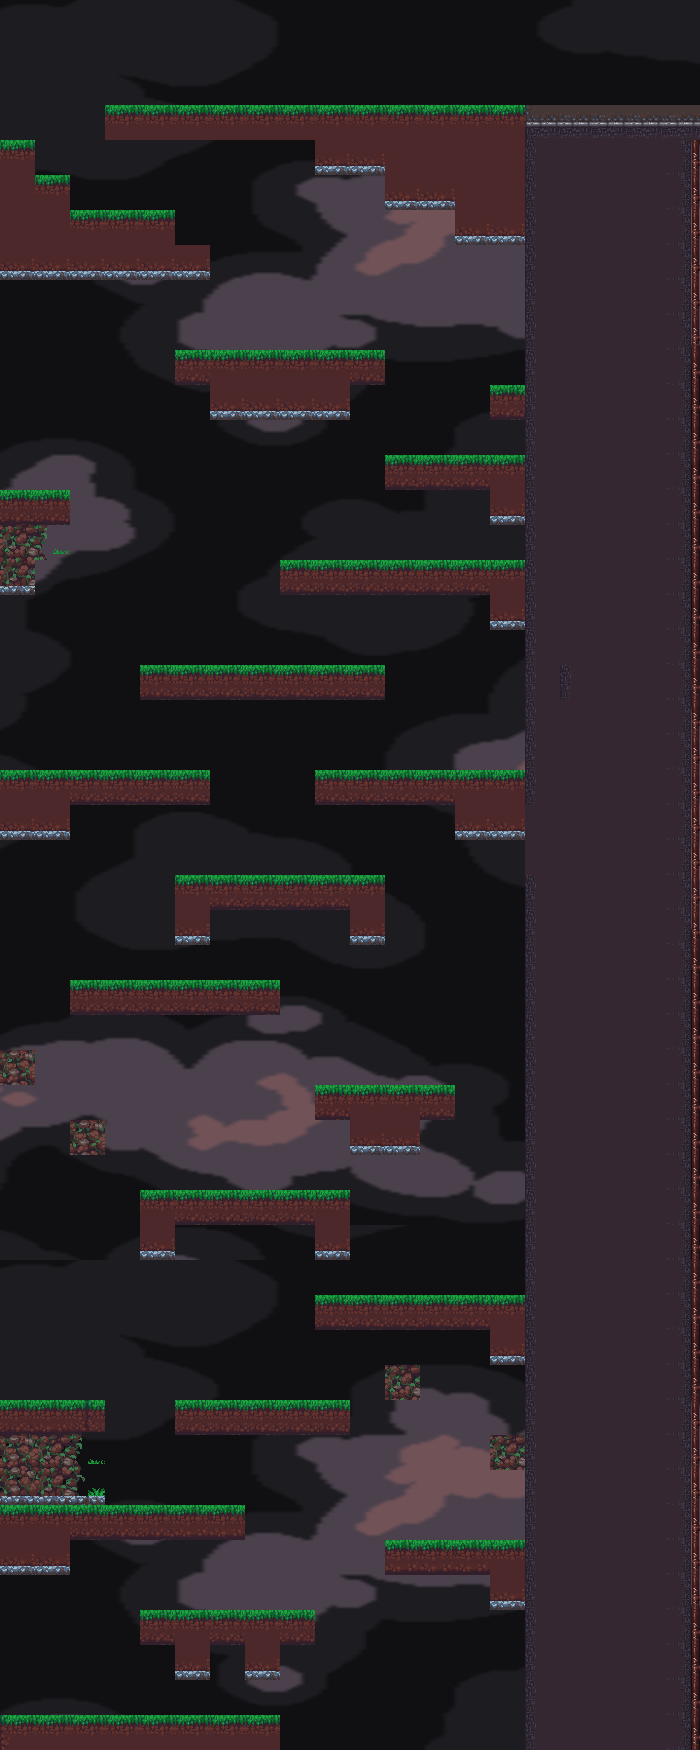

The image is a tile-based game level rendered from a .tmx file. Its description and source (layers, tilesets, objects; grid data summarised) follow:
An orthogonal 20x50 tile map with 35x35 px tiles, 2 tile layers (background, collision), 2 tilesets and 49 objects (18x coin, 12x ground_enemy, 10x flying_enemy, 4x running_enemy, goal, ...).

<map version="1.5" tiledversion="2021.02.15" orientation="orthogonal" renderorder="right-down" width="20" height="50" tilewidth="35" tileheight="35" infinite="0" nextlayerid="5" nextobjectid="51">
 <editorsettings>
  <export target="level2_map.json" format="json1" />
 </editorsettings>
 <tileset firstgid="1" name="tiles_spritesheet" tilewidth="35" tileheight="35" tilecount="48" columns="6">
  <grid orientation="orthogonal" width="33" height="33" />
  <image source="../images/tiles_spritesheet.png" width="224" height="288" />
 </tileset>
 <tileset firstgid="49" name="background2" tilewidth="35" tileheight="35" tilecount="4860" columns="135">
  <image source="../images/background2.png" width="4725" height="1260" />
 </tileset>
 <layer id="2" name="background" width="20" height="50">
  <data>[1000 cells, 1000 non-empty, 714 distinct tile ids]</data>
 </layer>
 <layer id="3" name="collision" width="20" height="50">
  <properties>
   <property name="collision" value="true" />
  </properties>
  <data>[1000 cells, 407 non-empty, 18 distinct tile ids]</data>
 </layer>
 <objectgroup id="4" name="objects">
  <object id="1" name="enemy0" type="ground_enemy" gid="146" x="211" y="1607" width="35" height="35">
   <properties>
    <property name="direction" value="-1" />
    <property name="group" value="enemies" />
    <property name="score" value="100" />
    <property name="texture" value="vampire_spritesheet" />
    <property name="walking_distance" value="200" />
    <property name="walking_speed" value="75" />
   </properties>
  </object>
  <object id="2" name="enemy1" type="ground_enemy" gid="146" x="175" y="1505" width="35" height="35">
   <properties>
    <property name="direction" value="1" />
    <property name="group" value="enemies" />
    <property name="score" value="100" />
    <property name="texture" value="vampire_spritesheet" />
    <property name="walking_distance" value="75" />
    <property name="walking_speed" value="75" />
   </properties>
  </object>
  <object id="3" name="enemy2" type="ground_enemy" gid="146" x="423" y="1297" width="35" height="35">
   <properties>
    <property name="direction" value="-1" />
    <property name="group" value="enemies" />
    <property name="score" value="100" />
    <property name="texture" value="vampire_spritesheet" />
    <property name="walking_distance" value="75" />
    <property name="walking_speed" value="75" />
   </properties>
  </object>
  <object id="4" name="enemy3" type="ground_enemy" gid="146" x="210" y="1190" width="35" height="35">
   <properties>
    <property name="direction" value="1" />
    <property name="group" value="enemies" />
    <property name="score" value="100" />
    <property name="texture" value="vampire_spritesheet" />
    <property name="walking_distance" value="200" />
    <property name="walking_speed" value="75" />
   </properties>
  </object>
  <object id="5" name="enemy5" type="ground_enemy" gid="146" x="246" y="666" width="35" height="35">
   <properties>
    <property name="direction" value="1" />
    <property name="group" value="enemies" />
    <property name="score" value="100" />
    <property name="texture" value="vampire_spritesheet" />
    <property name="walking_distance" value="200" />
    <property name="walking_speed" value="75" />
   </properties>
  </object>
  <object id="6" name="enemy4" type="ground_enemy" gid="146" x="139" y="980" width="35" height="35">
   <properties>
    <property name="direction" value="1" />
    <property name="group" value="enemies" />
    <property name="score" value="100" />
    <property name="texture" value="vampire_spritesheet" />
    <property name="walking_distance" value="200" />
    <property name="walking_speed" value="75" />
   </properties>
  </object>
  <object id="7" name="enemy6" type="ground_enemy" gid="146" x="349" y="561" width="35" height="35">
   <properties>
    <property name="direction" value="-1" />
    <property name="group" value="enemies" />
    <property name="score" value="100" />
    <property name="texture" value="vampire_spritesheet" />
    <property name="walking_distance" value="75" />
    <property name="walking_speed" value="75" />
   </properties>
  </object>
  <object id="8" name="enemy7" type="ground_enemy" gid="146" x="280" y="350" width="35" height="35">
   <properties>
    <property name="direction" value="-1" />
    <property name="group" value="enemies" />
    <property name="score" value="100" />
    <property name="texture" value="vampire_spritesheet" />
    <property name="walking_distance" value="100" />
    <property name="walking_speed" value="75" />
   </properties>
  </object>
  <object id="9" name="flying_enemy1" type="flying_enemy" gid="146" x="385" y="1470" width="35" height="35">
   <properties>
    <property name="direction" value="-1" />
    <property name="group" value="enemies" />
    <property name="score" value="150" />
    <property name="texture" value="robots_spritesheet" />
    <property name="walking_distance" value="100" />
    <property name="walking_speed" value="75" />
   </properties>
  </object>
  <object id="10" name="flying_enemy2" type="flying_enemy" gid="146" x="314" y="1015" width="35" height="35">
   <properties>
    <property name="direction" value="1" />
    <property name="group" value="enemies" />
    <property name="score" value="150" />
    <property name="texture" value="robots_spritesheet" />
    <property name="walking_distance" value="100" />
    <property name="walking_speed" value="75" />
   </properties>
  </object>
  <object id="12" name="flying_enemy4" type="flying_enemy" gid="146" x="35" y="105" width="35" height="35">
   <properties>
    <property name="direction" value="1" />
    <property name="group" value="enemies" />
    <property name="score" value="150" />
    <property name="texture" value="robots_spritesheet" />
    <property name="walking_distance" value="100" />
    <property name="walking_speed" value="75" />
   </properties>
  </object>
  <object id="13" name="running_enemy0" type="running_enemy" gid="146" x="600" y="103" width="35" height="35">
   <properties>
    <property name="detection_distance" value="300" />
    <property name="direction" value="-1" />
    <property name="group" value="enemies" />
    <property name="running_speed" value="200" />
    <property name="score" value="200" />
    <property name="texture" value="vampire_spritesheet" />
    <property name="walking_distance" value="100" />
    <property name="walking_speed" value="50" />
   </properties>
  </object>
  <object id="14" name="goal" type="goal" gid="148" x="653" y="103" width="35" height="35">
   <properties>
    <property name="group" value="goals" />
    <property name="next_level" value="assets/levels/level1.json" />
    <property name="texture" value="goal_image" />
   </properties>
  </object>
  <object id="15" name="coin0" type="coin" x="208" y="1566" width="39" height="37">
   <properties>
    <property name="group" value="coins" />
    <property name="score" value="50" />
    <property name="texture" value="coin_image" />
   </properties>
  </object>
  <object id="16" name="coin1" type="coin" x="0" y="1365" width="39" height="37">
   <properties>
    <property name="group" value="coins" />
    <property name="score" value="50" />
    <property name="texture" value="coin_image" />
   </properties>
  </object>
  <object id="17" name="coin2" type="coin" x="242" y="1351" width="39" height="37">
   <properties>
    <property name="group" value="coins" />
    <property name="score" value="50" />
    <property name="texture" value="coin_image" />
   </properties>
  </object>
  </objectgroup>
</map>
<!-- 33 of 49 objects omitted -->